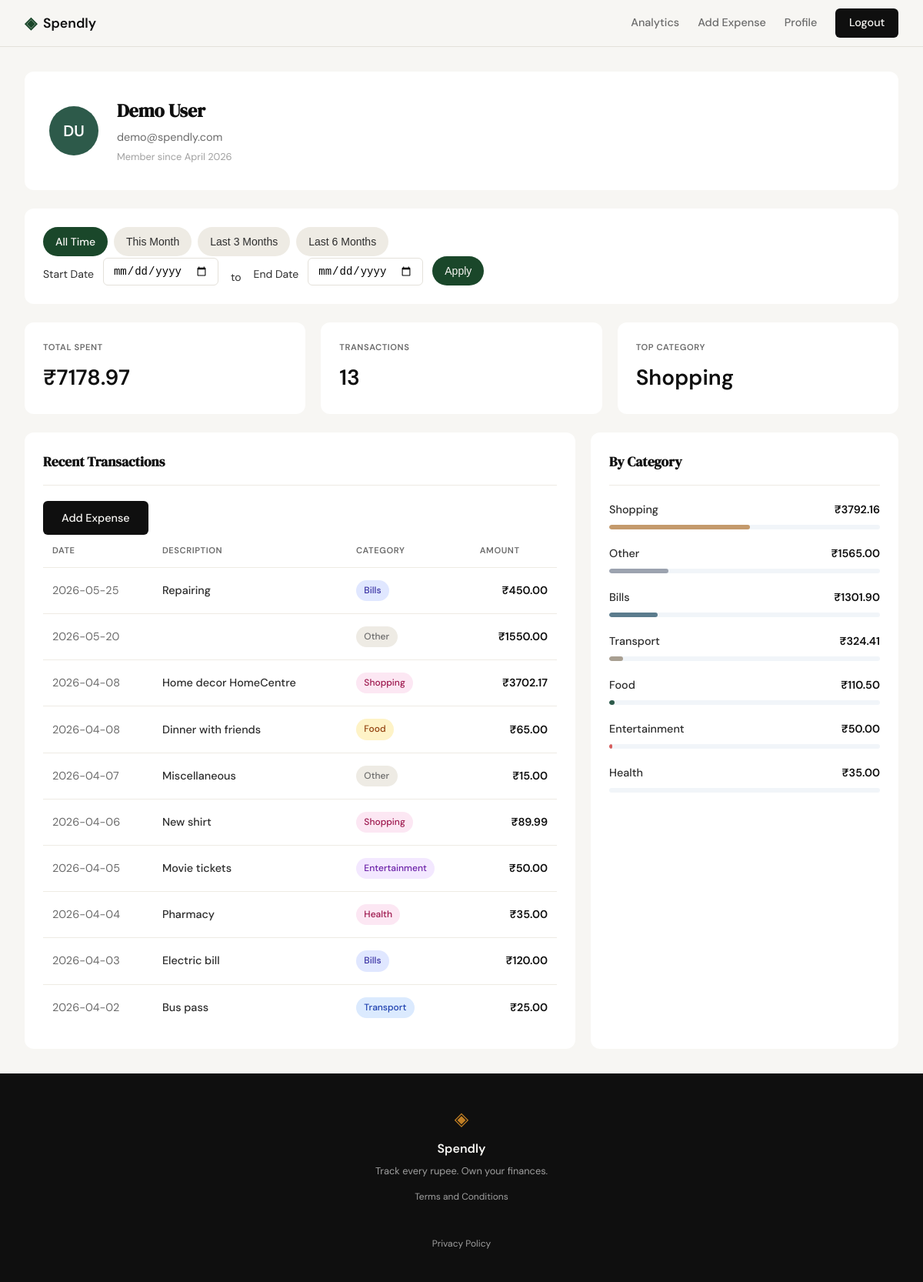
Screenshot of /profile (signed in) with the database file from the repository.
### tables this page shows
CREATE TABLE users (
            id INTEGER PRIMARY KEY AUTOINCREMENT,
            name TEXT NOT NULL,
            email TEXT UNIQUE NOT NULL,
            password_hash TEXT NOT NULL,
            created_at TEXT DEFAULT (datetime('now'))
        );

CREATE TABLE expenses (
            id INTEGER PRIMARY KEY AUTOINCREMENT,
            user_id INTEGER NOT NULL,
            amount REAL NOT NULL,
            category TEXT NOT NULL,
            date TEXT NOT NULL,
            description TEXT,
            created_at TEXT DEFAULT (datetime('now')),
            FOREIGN KEY (user_id) REFERENCES users(id)
        );

### app.py (the view, shortened to what this page needs)
@app.route("/profile")
def profile():
    if not session.get("user_id"):
        return redirect(url_for("login"))
    user_id = session["user_id"]
    start_date = request.args.get('start_date', type=str)
    end_date = request.args.get('end_date', type=str)
    def is_valid_date(date_str):
        if not date_str or date_str == '':
            return True  # Empty string means no filter
    if not is_valid_date(start_date):
        start_date = None
    if not is_valid_date(end_date):
        end_date = None
    if start_date and end_date and start_date > end_date:
        flash("Start date must be before end date.", "error")
        start_date = None
        end_date = None
    user = get_user_by_id(user_id)
    if user is None:
        session.clear()
        return redirect(url_for("login"))
    stats = get_summary_stats(user_id, start_date=start_date, end_date=end_date)
    transactions = get_recent_transactions(user_id, start_date=start_date, end_date=end_date)
    categories = get_category_breakdown(user_id, start_date=start_date, end_date=end_date)
    return render_template("profile.html",
                          user=user, stats=stats,
                          transactions=transactions, categories=categories,
                          start_date=start_date, end_date=end_date)

### database/db.py (called while the page is built)
def get_db():
    conn = sqlite3.connect(DATABASE)
    conn.row_factory = sqlite3.Row
    conn.execute("PRAGMA foreign_keys = ON")
    return conn

### database/queries.py (called while the page is built)
def get_user_by_id(user_id):
    conn = get_db()
    cursor = conn.cursor()
    cursor.execute(
        "SELECT id, name, email, created_at FROM users WHERE id = ?",
        (user_id,)
    )
    user = cursor.fetchone()
    conn.close()
    if user is None:
        return None
    try:
        date_obj = datetime.strptime(user['created_at'], '%Y-%m-%d %H:%M:%S')
        member_since = date_obj.strftime('%B %Y')
    except ValueError:
        member_since = user['created_at'][:7]  # Just YYYY-MM
    return {
        'id': user['id'],
        'name': user['name'],
        'email': user['email'],
        'member_since': member_since,
        'initials': ''.join([part[0].upper() for part in user['name'].split()[:2]]) or 'U'
    }

### templates/profile.html (shortened to what this page needs)
{% extends "base.html" %}
{% block content %}
<div class="profile-page">
    <div class="profile-header-card">
        <div class="profile-avatar">{{ user.initials }}</div>
        <div class="profile-details">
            <h1 class="profile-name">{{ user.name }}</h1>
            <p class="profile-email">{{ user.email }}</p>
            <p class="profile-member">Member since {{ user.member_since }}</p>
        </div>
    </div>
    <div class="date-filter-card">
        <form method="GET" action="{{ url_for('profile') }}" id="date-filter-form">
            <div class="preset-buttons">
                <a href="{{ url_for('profile') }}" class="preset-btn" data-preset="all-time">All Time</a>
                <button type="button" class="preset-btn" data-preset="this-month">This Month</button>
                <button type="button" class="preset-btn" data-preset="last-3-months">Last 3 Months</button>
                <button type="button" class="preset-btn" data-preset="last-6-months">Last 6 Months</button>
            </div>
            <div class="date-inputs">
                <label for="start_date">Start Date</label>
                <input type="date" id="start_date" name="start_date" value="{{ start_date or '' }}">
                <span class="date-separator">to</span>
                <label for="end_date">End Date</label>
                <input type="date" id="end_date" name="end_date" value="{{ end_date or '' }}">
                <button type="submit" class="apply-btn">Apply</button>
            </div>
        </form>
    </div>
    <div class="stats-row">
        <div class="stat-card">
            <span class="stat-label">TOTAL SPENT</span>
            <span class="stat-value">₹{{ "%.2f"|format(stats.total_spent) }}</span>
        </div>
        <div class="stat-card">
            <span class="stat-label">TRANSACTIONS</span>
            <span class="stat-value">{{ stats.transaction_count }}</span>
        </div>
        <div class="stat-card">
            <span class="stat-label">TOP CATEGORY</span>
            <span class="stat-value">{{ stats.top_category }}</span>
        </div>
    </div>
    <div class="profile-bottom">
        <div class="transactions-card">
            <div class="card-header">
                <h2 class="card-title">Recent Transactions</h2>
                <a href="{{ url_for('add_expense') }}" class="btn btn-primary">Add Expense</a>
            </div>
            <table class="transactions-table">
                <thead>
                    <tr>
                        <th>DATE</th>
                        <th>DESCRIPTION</th>
                        <th>CATEGORY</th>
                        <th class="amount-header">AMOUNT</th>
                    </tr>
                </thead>
                <tbody>
                    {% for tx in transactions %}
                    <tr>
                        <td class="date-cell">{{ tx.date }}</td>
                        <td class="desc-cell">{{ tx.description }}</td>
                        <td class="category-cell"><span class="badge badge-{{ tx.category|lower }}">{{ tx.category }}</span></td>
                        <td class="amount-cell">₹{{ "%.2f"|format(tx.amount) }}</td>
                    </tr>
                    {% endfor %}
                </tbody>
            </table>
        </div>
        <div class="categories-card">
            <h2 class="card-title">By Category</h2>
            <div class="categories-list">
                {% for cat in categories %}
                <div class="category-item">
                    <div class="category-header">
                        <span class="category-name">{{ cat.name }}</span>
                        <span class="category-amount">₹{{ "%.2f"|format(cat.amount) }}</span>
                    </div>
                    <div class="category-bar-bg">
                        <div class="category-bar category-bar-{{ cat.class }}" style="width: {{ cat.pct }}%"></div>
                    </div>
                </div>
                {% endfor %}
            </div>
        </div>
    </div>
</div>
{% endblock %}

### templates/base.html (shortened to what this page needs)
<!DOCTYPE html>
<html lang="en">
<head>
    <link rel="stylesheet" href="{{ url_for('static', filename='css/style.css') }}">
</head>
<body>
    <nav class="navbar">
        <div class="nav-inner">
            <a href="{{ url_for('landing') }}" class="nav-brand">
                <span class="brand-icon">◈</span>
                <span class="brand-name">Spendly</span>
            </a>
            <div class="nav-links">
                {% if session.get('user_id') %}
                    <a href="{{ url_for('analytics') }}" class="{% if request.path == '/analytics' %}active{% endif %}">Analytics</a>
                    <a href="{{ url_for('add_expense') }}">Add Expense</a>
                    <a href="{{ url_for('profile') }}">Profile</a>
                    <a href="{{ url_for('logout') }}" class="nav-cta">Logout</a>
                {% else %}
                    <a href="{{ url_for('login') }}">Sign in</a>
                    <a href="{{ url_for('register') }}" class="nav-cta">Get started</a>
                {% endif %}
            </div>
        </div>
    </nav>
    <main class="main-content">
        {% block content %}{% endblock %}
    </main>
    <footer class="footer">
        <div class="footer-inner">
            <span class="brand-icon">◈</span>
            <span class="footer-name">Spendly</span>
            <p class="footer-copy">Track every rupee. Own your finances.</p>
            <div class="footer-links">
                <a href="/terms">Terms and Conditions</a><br>
                <a href="/privacy">Privacy Policy</a>
            </div>
        </div>
    </footer>
</body>
</html>

### templates/profile.html (style rules this page uses)
.date-filter-card { background: var(--paper-card); border-radius: var(--radius-md); padding: 1.5rem; margin-bottom: 1.5rem; display: flex; flex-wrap: wrap; gap: 1rem; align-items: center; }
.preset-buttons { display: flex; gap: 0.5rem; flex-wrap: wrap; }
.preset-btn { background: var(--border-soft); color: var(--ink-soft); border: none; padding: 0.5rem 1rem; border-radius: 50px; font-size: 0.875rem; font-weight: 500; cursor: pointer; transition: all 0.2s; white-space: nowrap; }
.preset-btn.active { background: var(--accent); color: var(--paper); }
.date-inputs { display: flex; flex-wrap: wrap; gap: 0.75rem; align-items: end; }
.date-inputs label { font-size: 0.875rem; color: var(--ink-soft); margin-bottom: 0.25rem; }
.date-inputs input[type="date"] { padding: 0.5rem 0.75rem; border: 1px solid var(--border); border-radius: var(--radius-sm); font-size: 0.875rem; width: 150px; }
.date-separator { font-size: 0.875rem; color: var(--ink-soft); margin: 0 0.25rem; }
.apply-btn { background: var(--accent); color: var(--paper); border: none; padding: 0.5rem 1rem; border-radius: 50px; font-size: 0.875rem; font-weight: 500; cursor: pointer; transition: background 0.2s; height: 38px; display: flex; align-items: center; }

### rows the page displays
users: name "Demo User", email "demo@spendly.com"
expenses: date "2026-05-25", description "Repairing", category "Bills", amount "450.00"
expenses: date "2026-05-20", category "Other", amount "1550.00"
expenses: date "2026-04-08", description "Home decor HomeCentre", category "Shopping", amount "3702.17"
expenses: date "2026-04-08", description "Dinner with friends", category "Food", amount "65.00"
expenses: date "2026-04-07", description "Miscellaneous", category "Other", amount "15.00"
expenses: date "2026-04-06", description "New shirt", category "Shopping", amount "89.99"
expenses: date "2026-04-05", description "Movie tickets", category "Entertainment", amount "50.00", name "Entertainment", {{ cat.pct }} 1 (drawn)
expenses: date "2026-04-04", description "Pharmacy", category "Health", amount "35.00", name "Health"
expenses: date "2026-04-03", description "Electric bill", category "Bills", amount "120.00"
expenses: date "2026-04-02", description "Bus pass", category "Transport", amount "25.00"

### other values shown
{{ user.initials }} "DU"
{{ user.member_since }} "April 2026"
{{ "%.2f"|format(stats.total_spent) }} "7178.97"
{{ stats.transaction_count }} "13"
{{ stats.top_category }} "Shopping"
{{ cat.name }} "Shopping" "Other" "Bills" "Transport" "Food"
{{ "%.2f"|format(cat.amount) }} "3792.16" "1565.00" "1301.90" "324.41" "110.50"
